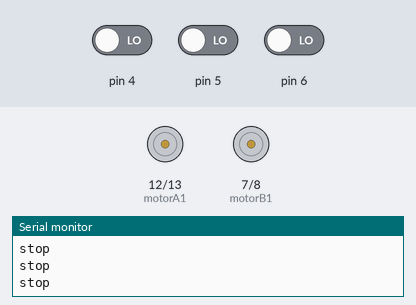
A sketch run on a simulated Arduino Uno, built with avr-gcc and run on an emulated ATmega328P. On the bench: motor-driver pin pairs drawn as motors (green arrow = first pin HIGH = forward, orange = second pin HIGH = backward, longer = more drive, scaled by the enable pin), the last lines printed to the serial monitor. The inputs (shaded band) are chosen by the test bench; at power-on: pin 4 LOW, pin 6 LOW, pin 5 LOW.

Above: at 1.2 s.
1.3 s: pin 4 driven HIGH
At 1.6 s:
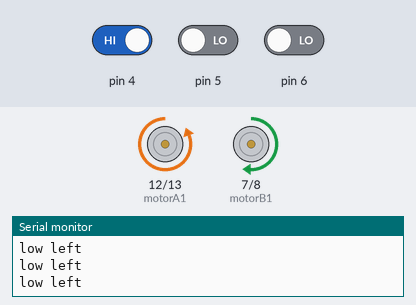
2.8 s: pin 6 driven HIGH
At 3.9 s:
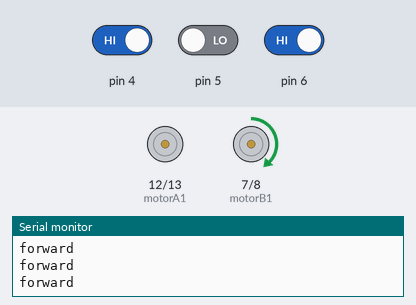
4.3 s: pin 5 driven HIGH
At 4.8 s:
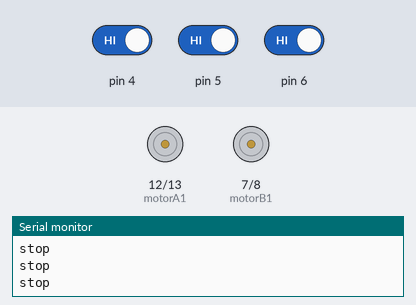
5.8 s: pin 4 driven LOW
At 6.1 s:
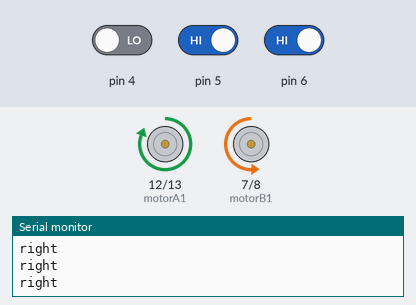
7.3 s: pin 4 driven HIGH
At 8.4 s:
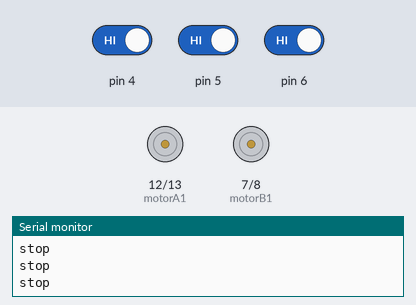
8.8 s: pin 5 driven LOW
At 9.6 s:
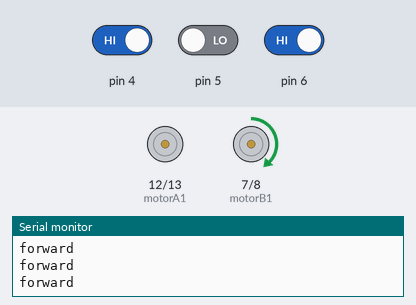
Timing chart, 0 to 11.8 s (numbered marks = the images above; inputs shaded):
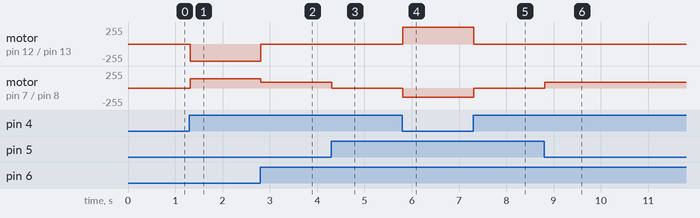

The sketch:

line_follower_advanced.ino
```cpp
void Forward(), Backward(), Right(), Left(), Stop(),  Follower();
float ReadPing ();
const int motorA1 = 12;
const int motorA2 = 13;
const int motorB1 = 7;
const int motorB2 = 8;
const int enA = 2;
const int enB = 3;
int Velocity= 90;
int S1,S2,S3;


void setup() {
  Serial.begin(9600);
pinMode(motorA1, OUTPUT);
pinMode(motorA2, OUTPUT);
pinMode(motorB1, OUTPUT);
pinMode(motorB2, OUTPUT);
pinMode(enA, OUTPUT);
pinMode(enB, OUTPUT);
pinMode(S1, INPUT);
pinMode(S2, INPUT);
pinMode(S3,INPUT);

}

void loop() {


S1 = digitalRead(4);
S2 = digitalRead(5);
S3 = digitalRead(6);


Follower();


}
void Forward ()
{

analogWrite(enA, Velocity);
analogWrite(enB, Velocity);
digitalWrite(motorA1, HIGH);
digitalWrite(motorA2, LOW);
digitalWrite(motorB1, HIGH);
digitalWrite(motorB2, LOW);
}

void Backward ()
{

analogWrite(enA, Velocity);
analogWrite(enB, Velocity);
digitalWrite(motorA1, LOW);
digitalWrite(motorA2, HIGH);
digitalWrite(motorB1, LOW);
digitalWrite(motorB2, HIGH);
}

void Right ()
{

analogWrite(enA, Velocity+50);
analogWrite(enB, Velocity+50);
digitalWrite(motorA1, LOW);
digitalWrite(motorA2, HIGH);
digitalWrite(motorB1, HIGH);
digitalWrite(motorB2, LOW);
}

void Left ()
{

analogWrite(enA, Velocity+50);
analogWrite(enB, Velocity+50);
digitalWrite(motorA1, HIGH);
digitalWrite(motorA2, LOW);
digitalWrite(motorB1, LOW);
digitalWrite(motorB2, HIGH);
}
void Stop ()
{

digitalWrite(motorA1, LOW);
digitalWrite(motorA2, LOW);
digitalWrite(motorB1, LOW);
digitalWrite(motorB2, LOW);
}


void Follower ()
{
if(S3 && !S2 && S1) //move forward
{
Serial. println( "forward" ) ;

Forward();

}
if(S3 && !S2 && !S1) //move right
{
  Serial. println( "low right" ) ;
  Left();
}

if(S3 && S2 && !S1) //move right
{
  Serial. println( "right" ) ;
  Left();
}

if(!S3 && !S2 && S1) //move left
{
  Serial. println( "low left" ) ;
  Right();
}

if(!S3 && S2 && S1) //move left
{
  Serial. println( "left" ) ;
  Right();
}

if(!S3 && !S2 && !S1) //Stop
{
  Serial. println( "stop" ) ;
Stop();
}

if(S3 && S2 && S1) //Stop
{
  Serial. println( "stop" ) ;
Stop();
}

}
```

Measured:
- after the input at 1.3 s, motor on pin 12 (motorA1) / pin 13 (motorA2): stopped → backward 255/255 at once; motor on pin 7 (motorB1) / pin 8 (motorB2): stopped → forward 140/255 at once
- after the input at 2.8 s, motor on pin 12 (motorA1) / pin 13 (motorA2): backward 255/255 → stopped at once; motor on pin 7 (motorB1) / pin 8 (motorB2): forward 140/255 → forward 90/255 at once
- after the input at 4.3 s, motor on pin 7 (motorB1) / pin 8 (motorB2): forward 90/255 → stopped at once
- after the input at 5.8 s, motor on pin 12 (motorA1) / pin 13 (motorA2): stopped → forward 255/255 at once; motor on pin 7 (motorB1) / pin 8 (motorB2): stopped → backward 140/255 at once
- after the input at 7.3 s, motor on pin 12 (motorA1) / pin 13 (motorA2): forward 255/255 → stopped at once; motor on pin 7 (motorB1) / pin 8 (motorB2): backward 140/255 → stopped at once
- after the input at 8.8 s, motor on pin 7 (motorB1) / pin 8 (motorB2): stopped → forward 90/255 at once
